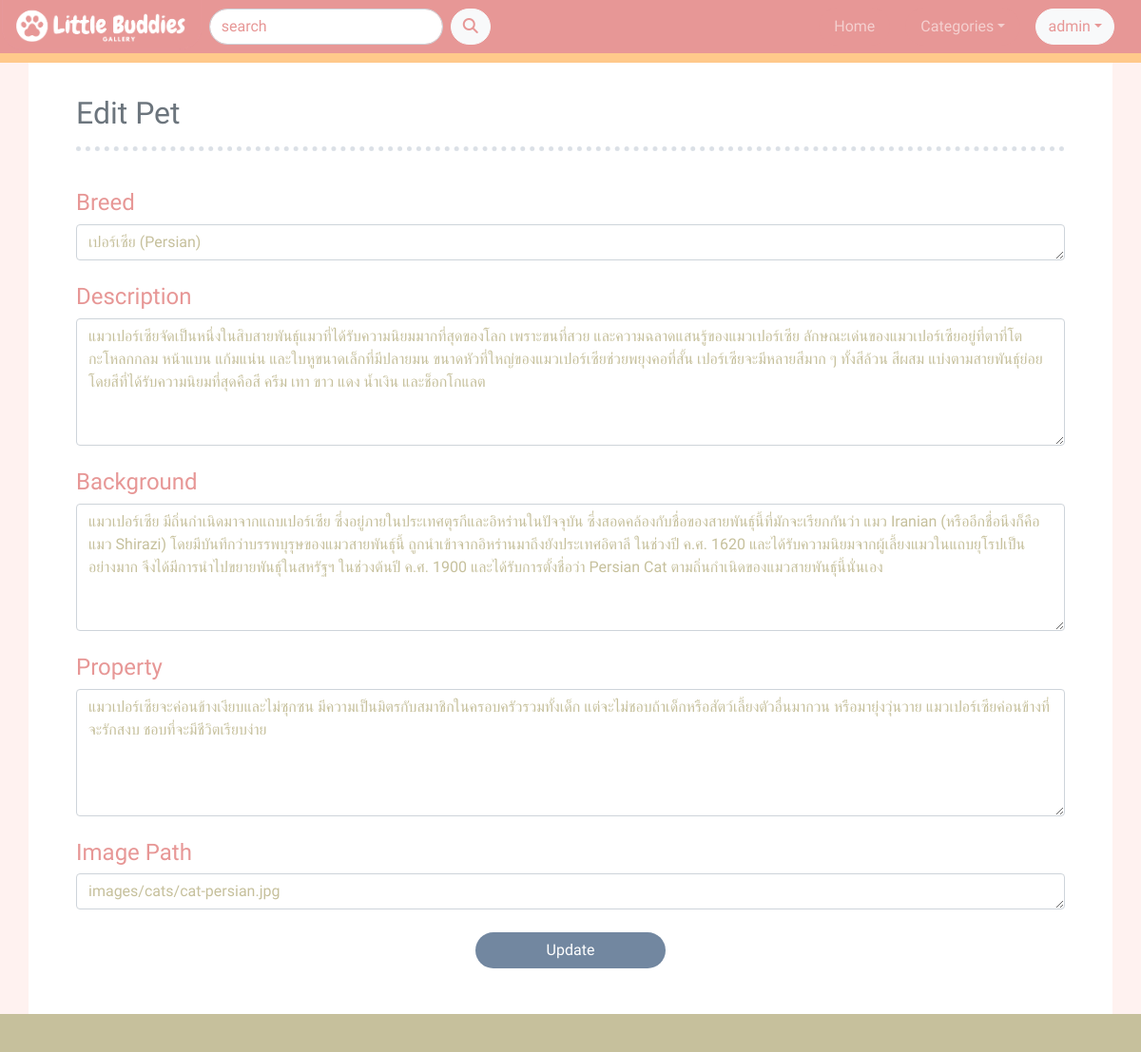
Screenshot of /edit_pet_update.php?updateid=1 (signed in) with the database file from the repository.
### tables this page shows
CREATE TABLE `pets` (
  `pet_id` int(11) NOT NULL,
  `categories` enum('DOG','CAT') NOT NULL,
  `breed` text NOT NULL,
  `description` text NOT NULL,
  `background` text NOT NULL,
  `property` text NOT NULL,
  `image` text NOT NULL
);

### edit_pet_update.php (the view, shortened to what this page needs)
<?php
    include('server.php');
?>
<!DOCTYPE html>
<html lang="en">
<head>
    <link rel="stylesheet" href="https://cdn.jsdelivr.net/npm/@fortawesome/fontawesome-free@6.1.1/css/all.css">
    <link href="https://cdn.jsdelivr.net/npm/bootstrap@5.1.3/dist/css/bootstrap.min.css" rel="stylesheet">
    <link rel="stylesheet" href="styles.css">
</head>
<body>
    <nav class="navbar navbar-expand-sm navbar-dark navbar-bg-pink fixed-top">
        <div class="container-fluid">
            <a href="index.php" class="navbar-brand " style="margin: -20px 0px -13px -10px;"><img src="images/logo-nav.png" height="55px"></a>
            <div class="collapse navbar-collapse" id="navbarToggle">
                <form class="d-flex" action="search.php" method="GET">
                    <input class="form-control rounded-pill ms-2 me-2" placeholder="search" type="text" name="search">
                    <button class="btn btn-light rounded-pill text-pink" type="submit">
                        <i class="fa-solid fa-magnifying-glass"></i>
                    </button>
                  </form>
                <ul class="navbar-nav ms-auto d-flex align-items-center">
                    <li class="nav-item ">
                        <a href="index.php" class="nav-link rounded-pill ms-2 me-2 px-3">Home</a>
                    </li>
                    <li class="nav-item dropdown">
                        <a class="nav-link btn-pink2 dropdown-toggle rounded-pill ms-2 me-2 px-3" data-bs-toggle="dropdown">Categories</a>
                    </li>
                    <?php if( $_SESSION['logged_in']): ?>
                        <li class="nav-item dropdown">
                            <button class="btn btn-light rounded-pill text-pink ms-2 me-3 dropdown-toggle" data-bs-toggle="dropdown"><?php echo $_SESSION['username'];?></button>
                        </li>
                    <?php endif; ?>
                </ul>
            </div>
        </div>
    </nav>
    <?php
        $updateid = $_GET['updateid'];
        $sql = "SELECT * FROM pets WHERE pet_id = '$updateid'";
        $result = $conn->query($sql);
        $row = $result->fetch_assoc();
    ?>
    <div class="container"><h2 class="text-secondary">Edit Pet</h2><hr><br>
        <div class="col-sm-12">
            <form method = "post">
                <div class="form-group">
                    <h4 class="text-pink">Breed</h4>
                    <textarea class="form-control text-green" rows="1" name="new_breed" maxlength="150"required><?php echo $row['breed'];?></textarea>
                </div>
                <div class="form-group"><br>
                    <h4 class="text-pink">Description</h4>
                    <textarea class="form-control text-green" rows="5" name="new_description" required><?php echo $row['description'];?></textarea>
                </div>
                <div class="form-group"><br>
                    <h4 class="text-pink">Background</h4>
                    <textarea class="form-control text-green" rows="5" name="new_background" required><?php echo $row['background'];?></textarea>
                </div>
                <div class="form-group"><br>
                    <h4 class="text-pink">Property</h4>
                    <textarea class="form-control text-green" rows="5" name="new_property" required><?php echo $row['property'];?></textarea>
                </div>
                <div class="form-group"><br>
                    <h4 class="text-pink">Image Path</h4>
                    <textarea class="form-control text-green" rows="1" name="new_image" required><?php echo $row['image'];?></textarea>
                </div>
                <br>
                <div class="col-sm-12 d-flex justify-content-center ">
                    <button class="btn btn-blue btn-long rounded-pill mb-5 " type="submit" name="edit_pet">Update</button>
                </div>
            </form>
        </div>
    </div>
    <div class="footer footer-green fixed-bottom"></div>
</body>
</html>

### styles.css (style rules this page uses)
.navbar { transition: all 0.5s; }
.navbar-bg-pink { border-bottom: 10px solid #FFC98B; background-color: #E79796; }
a.nav-link:link, a.nav-link:visited { background-color: #E79796; text-decoration: none; }
body { background-color: #FFF2F0; margin-bottom: 40px; font-family: 'Kanit', sans-serif; }
.container { margin-top: 50px; padding: 50px 50px 0px 50px; background-color: white; }
hr { background-color: transparent; border-top: 5px dotted #7287A0; }
.text-pink { color: #E79796; }
.text-green { color: #C6C09c; }
.btn-long { width: 200px; }
.btn-blue { color: white; background-color: #7287A0; }
.btn-pink2 { background-color: #E79796; color: white; }
a:link, a:visited { color: black; text-decoration: none; }
.footer-green { height: 40px; background-color: #C6C09c; transition: all 0.5s; }

### rows the page displays
pets: new_breed "เปอร์เซีย (Persian)", new_description "แมวเปอร์เซียจัดเป็นหนึ่งในสิบสายพันธุ์แมวที่ได้รับความนิยมมากที่สุดของโลก เพราะขนที่สวย และความฉลาดแสนรู้ของแมวเปอร์เซีย ลักษณะเด่นของแมวเปอร์เซียอยู่ที่ตาที่โต กะโหลกกลม หน้าแบน แก้มแน่น และใบหูขนาดเล็กที่มีปลายมน ขนาดหัวที่ใหญ่ของแมวเปอร์เซียช่วยพยุงคอที่สั้น เปอร์เซียจะมีหลายสีมาก ๆ ทั้งสีล้วน สีผสม แบ่งตามสายพันธุ์ย่อย โดยสีที่ได้รับความนิยมที่สุดคือสี ครีม เทา ขาว แดง น้ำเงิน และช็อกโกแลต", new_background "แมวเปอร์เซีย มีถิ่นกำเนิดมาจากแถบเปอร์เซีย ซึ่งอยู่ภายในประเทศตุรกีและอิหร่านในปัจจุบัน ซึ่งสอดคล้องกับชื่อของสายพันธุ์นี้ที่มักจะเรียกกันว่า แมว Iranian (หรืออีกชื่อนึงก็คือแมว Shirazi) โดยมีบันทึกว่าบรรพบุรุษของแมวสายพันธุ์นี้ ถูกนำเข้าจากอิหร่านมาถึงยังประเทศอิตาลี ในช่วงปี ค.ศ. 1620 และได้รับความนิยมจากผู้เลี้ยงแมวในแถบยุโรปเป็นอย่างมาก จึงได้มีการนำไปขยายพันธุ์ในสหรัฐฯ ในช่วงต้นปี ค.ศ. 1900 และได้รับการตั้งชื่อว่า Persian Cat ตามถิ่นกำเนิดของแมวสายพันธุ์นี้นั่นเอง", new_property "แมวเปอร์เซียจะค่อนข้างเงียบและไม่ซุกซน มีความเป็นมิตรกับสมาชิกในครอบครัวรวมทั้งเด็ก แต่จะไม่ชอบถ้าเด็กหรือสัตว์เลี้ยงตัวอื่นมากวน หรือมายุ่งวุ่นวาย แมวเปอร์เซียค่อนข้างที่จะรักสงบ ชอบที่จะมีชีวิตเรียบง่าย", new_image "images/cats/cat-persian.jpg"

### other values shown
$_SESSION['username'] "admin"
